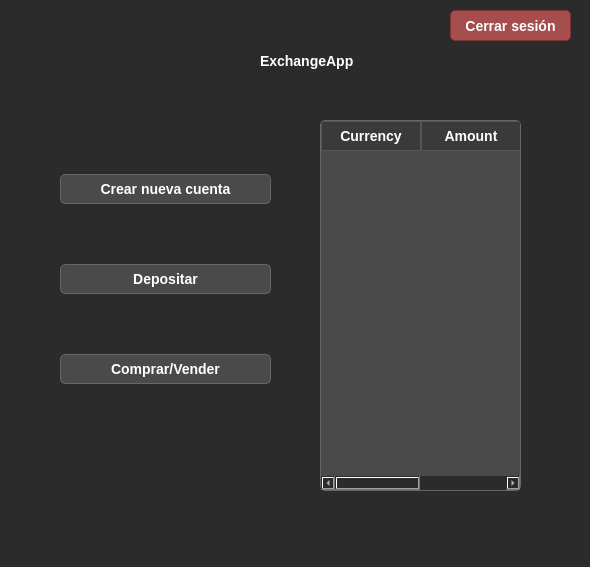
<?xml version="1.0" encoding="UTF-8"?>
<ui version="4.0">
 <class>MainWindow</class>
 <widget class="QMainWindow" name="MainWindow">
  <property name="geometry">
   <rect>
    <x>0</x>
    <y>0</y>
    <width>590</width>
    <height>567</height>
   </rect>
  </property>
  <property name="windowTitle">
   <string>MainWindow</string>
  </property>
  <property name="styleSheet">
   <string notr="true">QWidget {
    background-color: #2b2b2b; /* gris oscuro */
    color: #ffffff; /* texto por defecto */
    font-family: &quot;Segoe UI&quot;, Arial, sans-serif;
    font-size: 14px;
}</string>
  </property>
  <widget class="QWidget" name="centralwidget">
   <widget class="QWidget" name="verticalLayoutWidget">
    <property name="geometry">
     <rect>
      <x>60</x>
      <y>120</y>
      <width>211</width>
      <height>321</height>
     </rect>
    </property>
    <layout class="QVBoxLayout" name="verticalLayout">
     <item>
      <widget class="QPushButton" name="btnCreateAccount">
       <property name="styleSheet">
        <string notr="true">QPushButton {
    background-color: #4a4a4a; /* gris medio */
    color: #ffffff;
    border: 1px solid #666666;
    border-radius: 5px;
    padding: 6px 15px;
    font-weight: bold;
}

QPushButton:hover {
    background-color: #5a5a5a;
    border: 1px solid #777777;
}

QPushButton:pressed {
    background-color: #3a3a3a;
    border: 1px solid #555555;
}</string>
       </property>
       <property name="text">
        <string>Crear nueva cuenta</string>
       </property>
      </widget>
     </item>
     <item>
      <widget class="QPushButton" name="btnDeposit">
       <property name="styleSheet">
        <string notr="true">QPushButton {
    background-color: #4a4a4a; /* gris medio */
    color: #ffffff;
    border: 1px solid #666666;
    border-radius: 5px;
    padding: 6px 15px;
    font-weight: bold;
}

QPushButton:hover {
    background-color: #5a5a5a;
    border: 1px solid #777777;
}

QPushButton:pressed {
    background-color: #3a3a3a;
    border: 1px solid #555555;
}</string>
       </property>
       <property name="text">
        <string>Depositar</string>
       </property>
      </widget>
     </item>
     <item>
      <widget class="QPushButton" name="btnBuySell">
       <property name="styleSheet">
        <string notr="true">QPushButton {
    background-color: #4a4a4a; /* gris medio */
    color: #ffffff;
    border: 1px solid #666666;
    border-radius: 5px;
    padding: 6px 15px;
    font-weight: bold;
}

QPushButton:hover {
    background-color: #5a5a5a;
    border: 1px solid #777777;
}

QPushButton:pressed {
    background-color: #3a3a3a;
    border: 1px solid #555555;
}</string>
       </property>
       <property name="text">
        <string>Comprar/Vender</string>
       </property>
      </widget>
     </item>
    </layout>
   </widget>
   <widget class="QTableWidget" name="tableWidget">
    <property name="geometry">
     <rect>
      <x>320</x>
      <y>120</y>
      <width>201</width>
      <height>371</height>
     </rect>
    </property>
    <property name="styleSheet">
     <string notr="true">QTableWidget {
    background-color: #4a4a4a;        /* gris medio */
    color: #ffffff;                   /* texto blanco */
    gridline-color: #666666;          /* color de las líneas de la tabla */
    border: 1px solid #666666;        /* borde exterior */
    font-weight: bold;                 /* texto en negrita */
    selection-background-color: #5a5a5a; /* fondo de celda seleccionada */
    selection-color: #ffffff;          /* texto de celda seleccionada */
    border-radius: 5px;                /* bordes redondeados */
}

QHeaderView::section {
    background-color: #3a3a3a;        /* cabecera más oscura */
    color: #ffffff;
    border: 1px solid #555555;
    padding: 4px;
    font-weight: bold;
}

QTableWidget::item {
    padding: 5px;                      /* espacio interno de las celdas */
}

QTableWidget::item:selected {
    background-color: #5a5a5a;        /* coincidente con el hover del botón */
    color: #ffffff;
}
</string>
    </property>
    <column>
     <property name="text">
      <string>Currency</string>
     </property>
    </column>
    <column>
     <property name="text">
      <string>Amount</string>
     </property>
    </column>
   </widget>
   <widget class="QPushButton" name="btnLogout">
    <property name="geometry">
     <rect>
      <x>450</x>
      <y>10</y>
      <width>121</width>
      <height>31</height>
     </rect>
    </property>
    <property name="styleSheet">
     <string notr="true">QPushButton#btnLogout {
    background-color: #a64d4d;       /* rojo burdeos más suave */
    color: #ffffff;                   /* texto blanco */
    border: 1px solid #803333;        /* borde un poco más oscuro */
    border-radius: 5px;
    padding: 6px 15px;
    font-weight: bold;
}

QPushButton#btnLogout:hover {
    background-color: #b26666;       /* más claro al pasar el mouse */
    border: 1px solid #993333;
}

QPushButton#btnLogout:pressed {
    background-color: #803333;       /* más oscuro al presionar */
    border: 1px solid #662222;
}
</string>
    </property>
    <property name="text">
     <string>Cerrar sesión</string>
    </property>
   </widget>
   <widget class="QLabel" name="label">
    <property name="geometry">
     <rect>
      <x>260</x>
      <y>50</y>
      <width>101</width>
      <height>21</height>
     </rect>
    </property>
    <property name="sizePolicy">
     <sizepolicy hsizetype="Fixed" vsizetype="Fixed">
      <horstretch>0</horstretch>
      <verstretch>0</verstretch>
     </sizepolicy>
    </property>
    <property name="font">
     <font>
      <family>Segoe UI</family>
      <pointsize>-1</pointsize>
      <bold>true</bold>
     </font>
    </property>
    <property name="text">
     <string>ExchangeApp</string>
    </property>
    <property name="textFormat">
     <enum>Qt::AutoText</enum>
    </property>
   </widget>
  </widget>
  <widget class="QMenuBar" name="menubar">
   <property name="geometry">
    <rect>
     <x>0</x>
     <y>0</y>
     <width>590</width>
     <height>25</height>
    </rect>
   </property>
  </widget>
  <widget class="QStatusBar" name="statusbar"/>
 </widget>
 <resources/>
 <connections/>
</ui>
